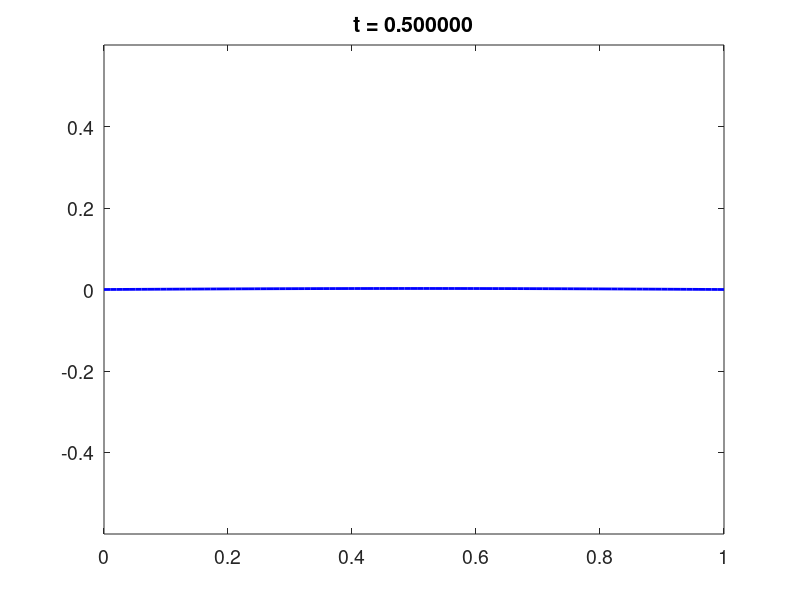

This chart was generated by the following MATLAB code:
% solution of the homogeneous heat equation

 xx = linspace(0,1,100).';
 nmax = 50;

 t = linspace(0,.5,100);
 U = zeros(length(t), length(xx));

 figure(1), clf
 fprintf('please press <return> to advance the time\n')
 for k=1:length(t)
    u = zeros(size(xx));
    for n=1:nmax
       lambda = n^2*pi^2;
       a_n0 = sqrt(2)*50*sin(9*n*pi/10)/(9*n^2*pi^2);
       phi_n = sqrt(2)*sin(n*pi*xx);
       u = u + exp(-lambda*t(k))*a_n0*phi_n;
    end
    plot(xx,u, 'b-','linewidth',2)
    U(k,:) = u;
    set(gca,'fontsize',14)
    title(sprintf('t = %f', t(k)))
    axis([0 1 -.6 .6])
    pause 
 end
 
